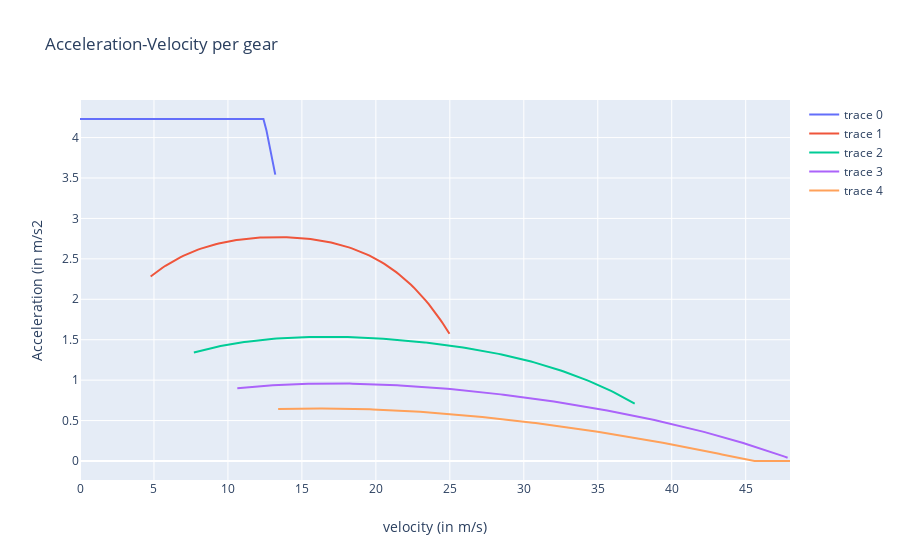

Notebook cell for this chart:
### Markdown cell above
# Compute and plot final acceleration curve per gear

### Code cell
outputs = sol['outputs'] # outputs of the dispatcher
layout = go.Layout(title="Acceleration-Velocity per gear",
                xaxis=dict(title='velocity (in m/s)'),
                yaxis=dict(title='Acceleration (in m/s2'))
data = outputs['discrete_acceleration_curves']
fig = go.Figure(data=data, layout=layout)
iplot(fig)
